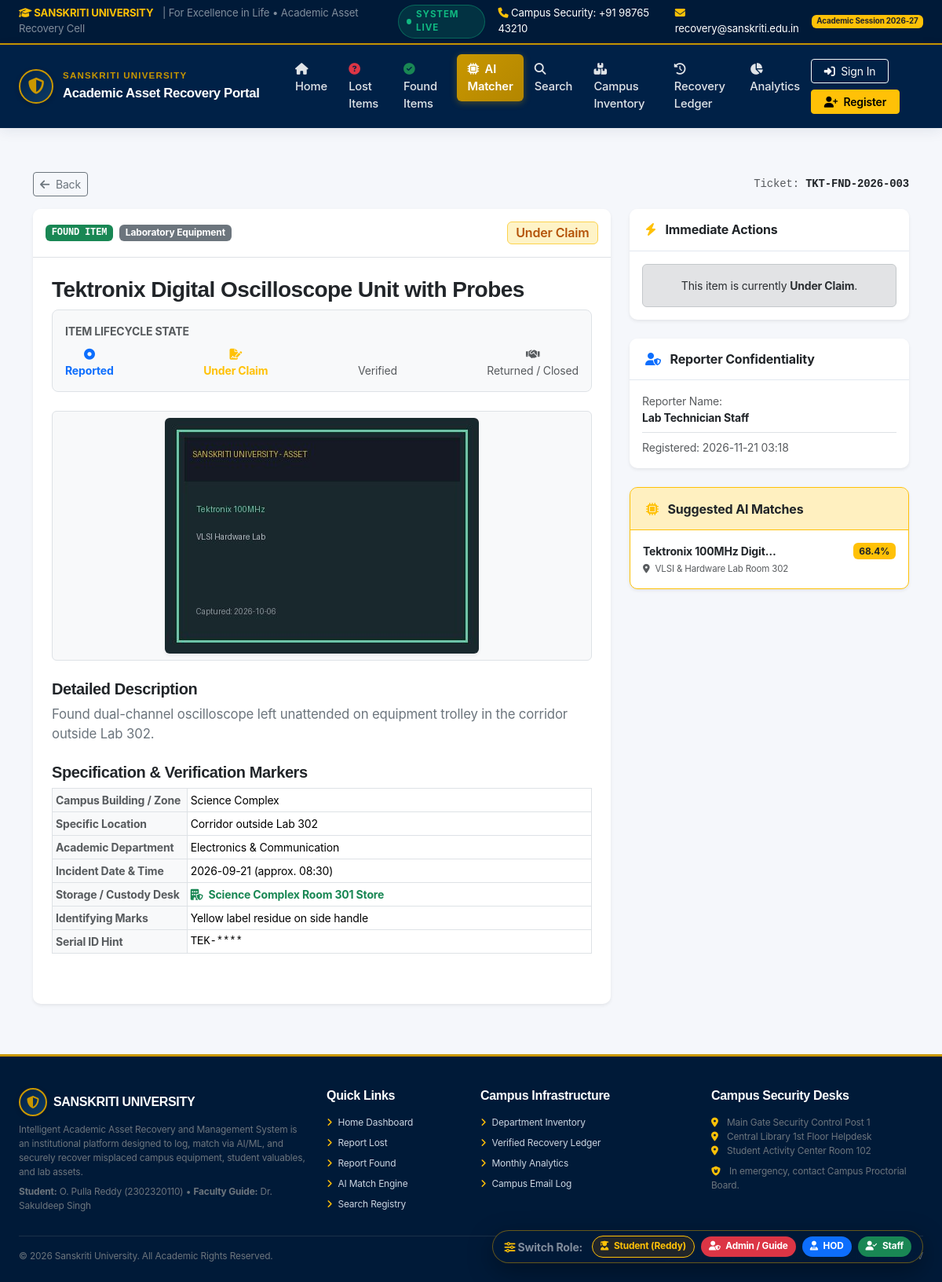
The app's page /items/6, older data.
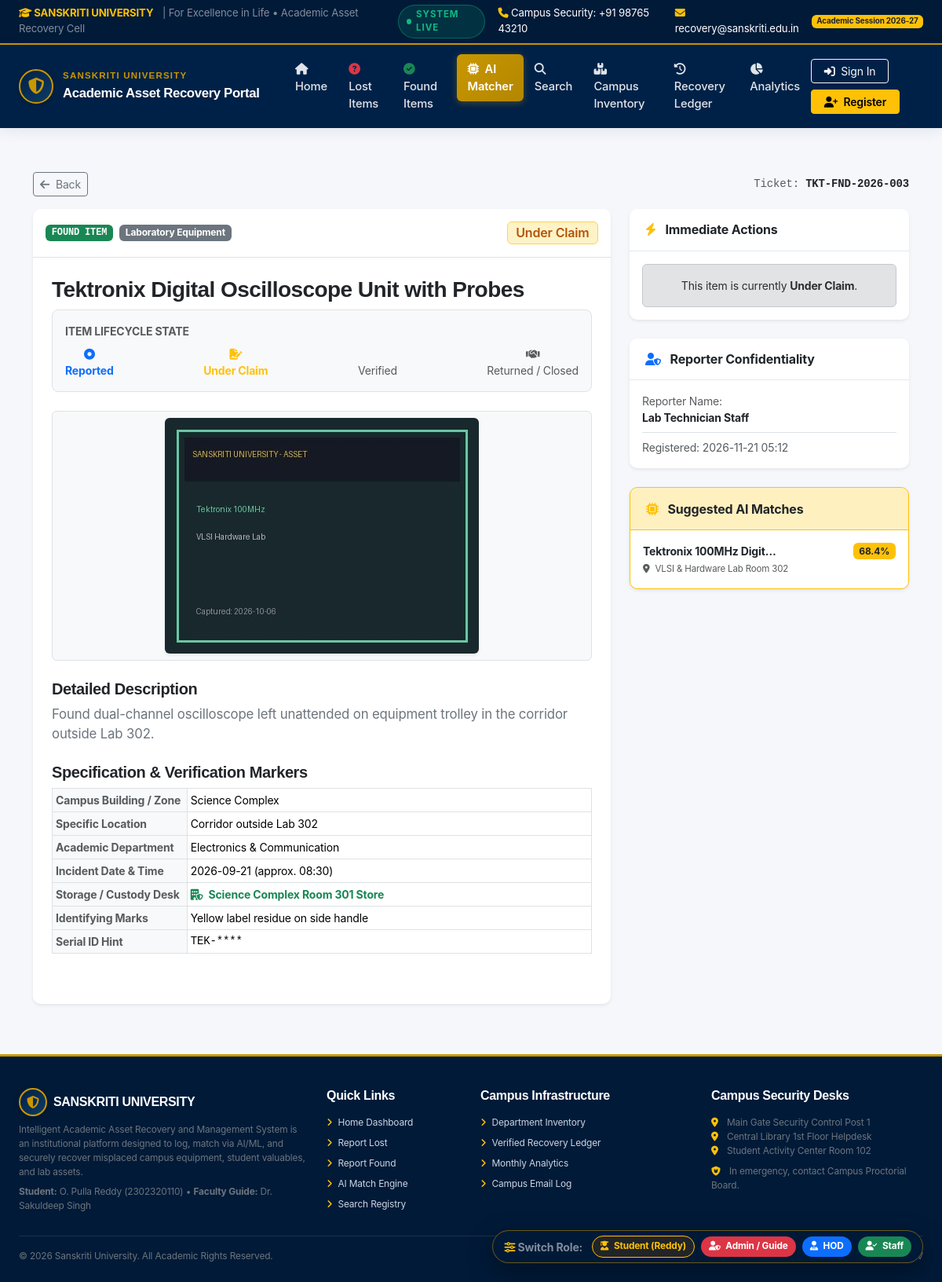
The same page, newer data.
### tables this page shows
CREATE TABLE items (
        id INTEGER PRIMARY KEY AUTOINCREMENT,
        ticket_number TEXT UNIQUE NOT NULL,
        type TEXT NOT NULL, -- 'lost' or 'found'
        title TEXT NOT NULL,
        category TEXT NOT NULL,
        description TEXT NOT NULL,
        department TEXT NOT NULL,
        location TEXT NOT NULL,
        building_zone TEXT NOT NULL,
        date_event TEXT NOT NULL,
        time_event TEXT,
        image_path TEXT,
        user_id INTEGER,
        reporter_name TEXT,
        reporter_contact TEXT,
        is_anonymous INTEGER DEFAULT 0,
        status TEXT NOT NULL DEFAULT 'Lost', -- 'Lost', 'Found', 'Under Claim', 'Verified', 'Returned', 'Closed'
        serial_number_hint TEXT,
        identifying_marks TEXT,
        storage_location TEXT,
        escalated INTEGER DEFAULT 0,
        escalation_reason TEXT,
        escalated_at TIMESTAMP,
        created_at TIMESTAMP DEFAULT CURRENT_TIMESTAMP,
        updated_at TIMESTAMP DEFAULT CURRENT_TIMESTAMP,
        FOREIGN KEY (user_id) REFERENCES users (id) ON DELETE SET NULL
    );

### app.py (the view)
@app.route('/items/<int:item_id>')
def item_detail(item_id):
    item = database.query_db("SELECT * FROM items WHERE id = ?", (item_id,), one=True)
    if not item:
        flash("Item ticket not found.", "warning")
        return redirect(url_for('index'))
    suggested_matches = []
    if item['type'] == 'lost':
        rows = database.query_db("""
            SELECT m.composite_score, f.id as candidate_id, f.title as candidate_title,
                   f.location as candidate_location, f.storage_location
            FROM ai_matches m
            JOIN items f ON m.found_item_id = f.id
            WHERE m.lost_item_id = ? AND m.composite_score >= 50
            ORDER BY m.composite_score DESC LIMIT 4
        """, (item_id,))
        suggested_matches = rows
    else:
        rows = database.query_db("""
            SELECT m.composite_score, l.id as candidate_id, l.title as candidate_title,
                   l.location as candidate_location
            FROM ai_matches m
            JOIN items l ON m.lost_item_id = l.id
            WHERE m.found_item_id = ? AND m.composite_score >= 50
            ORDER BY m.composite_score DESC LIMIT 4
        """, (item_id,))
        suggested_matches = rows
    return render_template('assets/item_detail.html', item=item, suggested_matches=suggested_matches)

### app.py (called while the page is built)
@app.template_filter('format_dt')
def format_dt(value, fmt='%Y-%m-%d %H:%M'):
    if not value:
        return 'N/A'
    if isinstance(value, datetime):
        return value.strftime(fmt)
    return str(value)[:16]

@app.context_processor
def inject_global_template_data():
    user = get_current_user()
    unread_count = 0
    if user:
        row = database.query_db("SELECT COUNT(*) as c FROM notifications WHERE user_id = ? AND is_read = 0", (user['id'],), one=True)
        unread_count = row['c'] if row else 0
    return {
        'current_user': user,
        'unread_notifs_count': unread_count,
        'now_year': datetime.now().year
    }

### auth_helper.py (called while the page is built)
def get_current_user():
    if 'user_id' not in session:
        return None
    user = database.query_db("SELECT * FROM users WHERE id = ?", (session['user_id'],), one=True)
    return user

### database.py (called while the page is built)
def get_db():
    if 'db' not in g:
        g.db = sqlite3.connect(DB_PATH)
        g.db.row_factory = sqlite3.Row
        g.db.execute("PRAGMA foreign_keys = ON")
    return g.db

### templates/assets/item_detail.html (shortened to what the changed rows need)
{% extends 'base.html' %}
{% block content %}
<div class="container py-3">
    <div class="d-flex justify-content-between align-items-center mb-3">
        <div class="font-monospace text-muted small">
            Ticket: <span class="fw-bold text-dark">{{ item.ticket_number }}</span>
        </div>
    </div>
    <div class="row g-4">
        <div class="col-lg-8">
            <div class="card shadow-sm border-0 mb-4">
                <div class="card-header bg-white p-3 d-flex justify-content-between align-items-center border-bottom">
                    <div class="d-flex align-items-center gap-2">
                        <span class="badge {% if item.type == 'lost' %}bg-danger{% else %}bg-success{% endif %} text-uppercase font-monospace">
                            {{ item.type }} Item
                        </span>
                        <span class="badge bg-secondary">{{ item.category }}</span>
                    </div>
                    <div>
                        <span class="badge {% if item.status == 'Lost' %}badge-lost{% elif item.status == 'Found' %}badge-found{% elif item.status == 'Returned' %}badge-returned{% else %}badge-under-claim{% endif %} fs-6">
                            {{ item.status }}
                        </span>
                    </div>
                </div>
                <div class="card-body p-4">
                    <h3 class="fw-bold text-dark mb-2">{{ item.title }}</h3>
                    <div class="p-3 bg-light rounded-3 mb-4 border">
                        <div class="small fw-bold text-muted text-uppercase mb-2">Item Lifecycle State</div>
                        <div class="d-flex justify-content-between text-center small position-relative">
                        </div>
                    </div>
                    {% if item.image_path %}
                    <div class="text-center mb-4 p-2 bg-light rounded border">
                        <img src="{{ url_for('static', filename='uploads/' + item.image_path) }}" class="img-fluid rounded shadow-sm" style="max-height: 380px; object-fit: contain;" alt="{{ item.title }}">
                    </div>
                    {% endif %}
                    <h5 class="fw-bold text-dark mb-2">Detailed Description</h5>
                    <p class="text-secondary leading-relaxed mb-4" style="font-size: 1.05rem; white-space: pre-line;">{{ item.description }}</p>
                    <h5 class="fw-bold text-dark mb-2">Specification & Verification Markers</h5>
                    <div class="table-responsive mb-4">
                        <table class="table table-bordered table-sm small">
                            <tbody>
                                <tr>
                                    <th class="bg-light text-muted w-25">Campus Building / Zone</th>
                                    <td>{{ item.building_zone }}</td>
                                </tr>
                                <tr>
                                    <th class="bg-light text-muted">Specific Location</th>
                                    <td>{{ item.location }}</td>
                                </tr>
                                <tr>
                                    <th class="bg-light text-muted">Academic Department</th>
                                    <td>{{ item.department }}</td>
                                </tr>
                                <tr>
                                    <th class="bg-light text-muted">Incident Date & Time</th>
                                    <td>{{ item.date_event }} {% if item.time_event %}(approx. {{ item.time_event }}){% endif %}</td>
                                </tr>
                                {% if item.storage_location %}
                                <tr>
                                    <th class="bg-light text-muted">Storage / Custody Desk</th>
                                    <td class="text-success fw-bold"><i class="fa-solid fa-building-shield me-1"></i> {{ item.storage_location }}</td>
                                </tr>
                                {% endif %}
                                <tr>
                                    <th class="bg-light text-muted">Identifying Marks</th>
                                    <td>{{ item.identifying_marks or 'None recorded' }}</td>
                                </tr>
                                <tr>
                                    <th class="bg-light text-muted">Serial ID Hint</th>
                                    <td class="font-monospace">{{ item.serial_number_hint or 'Kept in confidential escrow' }}</td>
                                </tr>
                            </tbody>
                        </table>
                    </div>
                </div>
            </div>
        </div>
        <div class="col-lg-4">
            <div class="card shadow-sm border-0 mb-4">
                <div class="card-body p-3">
                    {% if item.type == 'found' and item.status == 'Found' %}
                        <a href="{{ url_for('submit_claim', item_id=item.id) }}" class="btn btn-su-primary w-100 py-2 mb-2 fw-bold shadow-sm">
                            <i class="fa-solid fa-file-signature me-1"></i> Submit Ownership Claim
                        </a>
                        <p class="small text-muted mb-0 text-center">
                            You must provide proof or identifying details to verify legitimate ownership.
                        </p>
                    {% else %}
                        <div class="alert alert-secondary mb-0 small text-center">
                            This item is currently <strong>{{ item.status }}</strong>.
                        </div>
                    {% endif %}
                </div>
            </div>
            <div class="card shadow-sm border-0 mb-4">
                <div class="card-body p-3 small">
                    {% if item.is_anonymous %}
                        <div class="p-2 bg-light rounded text-center mb-2">
                            <i class="fa-solid fa-user-secret fa-2x text-muted mb-1"></i>
                            <div class="fw-bold text-dark">Anonymous University Report</div>
                            <span class="text-muted">Personal identity is obscured to protect student privacy.</span>
                        </div>
                    {% else %}
                        <div class="mb-2">
                            <span class="text-muted">Reporter Name:</span>
                            <div class="fw-bold text-dark">{{ item.reporter_name or 'Registered University Member' }}</div>
                        </div>
                    {% endif %}
                    <div class="text-muted border-top pt-2">
                        Registered: {{ item.created_at | format_dt }}
                    </div>
                </div>
            </div>
        </div>
    </div>
</div>
{% endblock %}

Row changes from the older to the newer data that the page shows:
changed items "Tektronix Digital Oscilloscope Unit with Probes": created_at "2026-11-21 03:18" → "2026-11-21 05:12"
